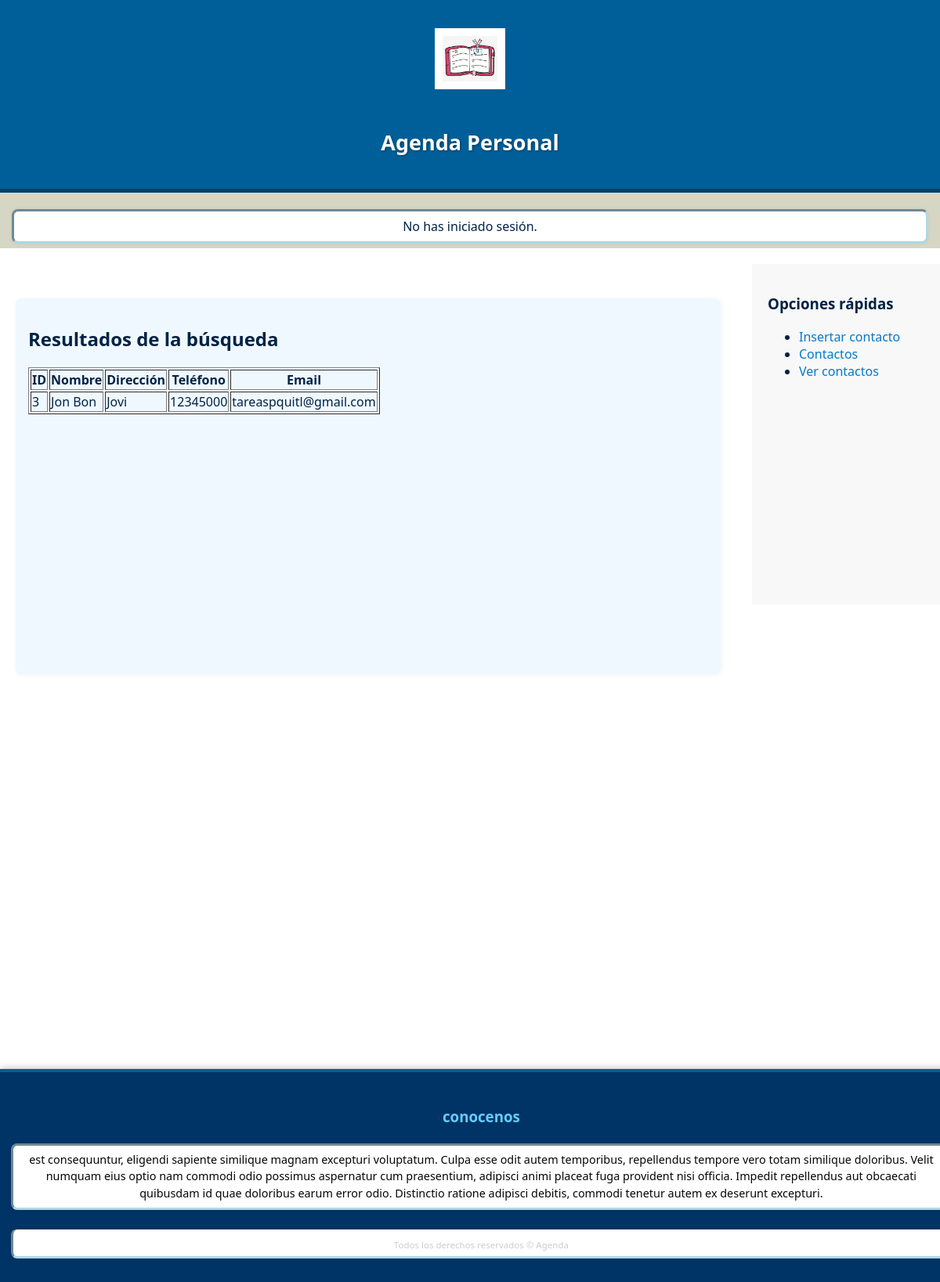
Screenshot of /resultados.php?Nombre=Jon Bon with the database file from the repository.
### tables this page shows
CREATE TABLE `contactos` (
  `id` int(11) NOT NULL,
  `nombre` varchar(40) NOT NULL,
  `direccion` varchar(40) NOT NULL,
  `telefono` varchar(40) NOT NULL,
  `email` varchar(40) NOT NULL,
  `id_usuario` int(11) NOT NULL
);

### resultados.php (the view, shortened to what this page needs)
<?php
include_once("menu.php");
?>
<section class="container1">
<?php
if (isset($_GET["Nombre"]) && !empty(trim($_GET["Nombre"]))) {
    $nombreBuscar = trim($_GET["Nombre"]);
    $oMysql = conectarDB();
    $Query = "SELECT * FROM contactos WHERE nombre = ?";
    $stmt = $oMysql->prepare($Query);
    $stmt->bind_param("s", $nombreBuscar);
    $stmt->execute();
    $Result = $stmt->get_result();
    echo "<h2>Resultados de la búsqueda</h2>";
    if ($Result->num_rows == 0) {
        echo "<p>No se encontró ningún contacto con ese nombre.</p>";
    } else {
        echo "<table class='tabla-contactos' border='1'>";
        echo "<thead><tr><th>ID</th><th>Nombre</th><th>Dirección</th><th>Teléfono</th><th>Email</th></tr></thead><tbody>";
        while ($row = $Result->fetch_assoc()) {
            echo "<tr>";
            echo "<td>" . htmlspecialchars($row["id"]) . "</td>";
            echo "<td>" . htmlspecialchars($row["nombre"]) . "</td>";
            echo "<td>" . htmlspecialchars($row["direccion"]) . "</td>";
            echo "<td>" . htmlspecialchars($row["telefono"]) . "</td>";
            echo "<td>" . htmlspecialchars($row["email"]) . "</td>";
            echo "</tr>";
        }
        echo "</tbody></table>";
    }
} else {
    echo "<p>Por favor, ingrese un nombre para buscar.</p>";
}
?>
</section>

### css/sty.css (style rules this page uses)
a:link { color: #007acc; text-decoration: none; transition: color 0.3s ease; }
img.logo { width:70px; height:70px; }
p { margin-bottom: 0.06em; padding: 0.5em; border: medium inset #add8e6; border-radius: 8px; background-color: #ffffff; box-shadow: 0 0 5px rgba(0, 0, 0, 0.05); }
body { font-family: 'Segoe UI', Verdana, Helvetica, Arial, "Times New Roman", sans-serif; color: #002244; background-image: url("ruta/a/tu/imagen.jpg"); background-size: cover; background-position: center; background-repeat: no-repeat; min-height: 100vh; margin: 0; padding: 0; }
img, video, canvas { max-width: 100%; display: block; }
header { padding: 1em; color: #ffffff; font-weight: bold; font-size: large; background-color: #005f99; text-align: center; text-transform: capitalize; text-shadow: 1px 1px 3px rgba(0, 0, 0, 0.4); border-bottom: 5px solid #003f66; display: flex; flex-direction: column; align-items: center; justify-content: center; }
img.logo { height: auto; margin-bottom: 0.5em; }
#titPral { display: inline; vertical-align: 90%; }
.contenedor { display: flex; flex-wrap: wrap; justify-content: space-between; align-items: flex-start; }
section { width: 75%; min-height: 30em; margin: 20px; padding: 1em; background-color: #f0f8ff; border-radius: 8px; box-shadow: 1px 1px 6px rgba(0, 0, 0, 0.05); text-transform: none; box-sizing: border-box; }
.sidebar, aside { width: 25%; padding: 10px; background-color: rgb(44, 119, 209); box-sizing: border-box; }
aside { float: right; height: 435px; margin: 20px -10px 20px 0; background: rgb(251, 251, 249); }
footer { clear: both; text-align: center; background: #ccc; width: 100%; background-color: #003366; color: #ffffff; padding: 2em 1em; font-size: 0.9em; border-top: 4px solid #005f99; box-shadow: 0 -2px 8px rgba(0, 0, 0, 0.2); margin-top: 440px; }
footer h2 { font-size: 1.3em; margin-bottom: 0.5em; color: #66ccff; }
footer .nosotros, footer .menu-navegacion { flex: 1 1 300px; }
footer p { margin-top: 1.5em; line-height: 1.5; color: #060606; }
footer .copyright { text-align: center; margin-top: 2em; font-size: 0.8em; color: #cccccc; border-top: 1px solid #444; padding-top: 1em; }
.sidebar { width: 250px; background-color: #f0f0f0; padding: 20px; }
.sidebar { width: 250px; padding: 20px; background-color: #f8f8f8; }

### rows the page displays
contactos: id "3", nombre "Jon Bon", direccion "Jovi", telefono "12345000", email "tareaspquitl@gmail.com"
